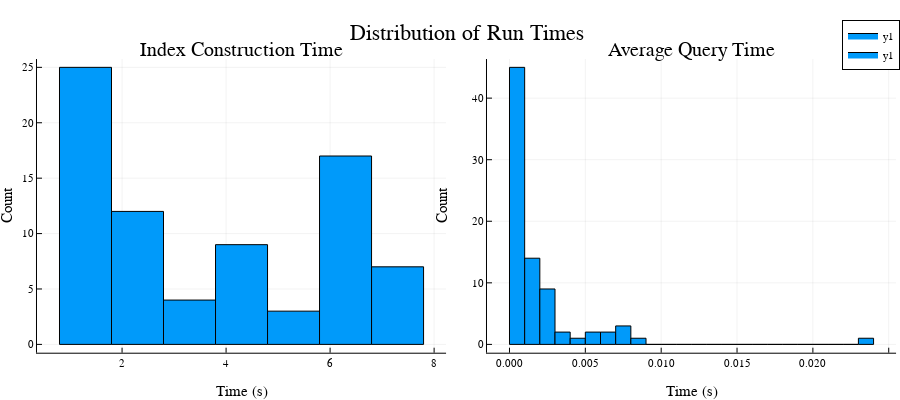

This figure's notebook cell:
### Markdown cell above
We'll start out by looking at a simple histogram of all the index construction times to get a sense of the distribution.

### Code cell
p1 = histogram(
    indexes[:,"indexing_time"],
    title="Index Construction Time",
    xlabel="Time (s)",
    ylabel="Count",
    bins= minimum(indexes[:,"indexing_time"]):1:maximum(indexes[:,"indexing_time"]),
    legend=false
)

p2 = histogram(
    indexes[:,"index_avg_query_time"],
    title="Average Query Time",
    xlabel="Time (s)",
    ylabel="Count",
    legend=false
)

plot([p1,p2]..., layout=(1,2), size=(900,400), plot_title = "Distribution of Run Times")

### Figure 1 — Plotly figure (JSON) as saved in the notebook; plotly's stock layout.template omitted (floating-point values rounded to 4 significant figures)
{"data": [{"fill": "tozeroy", "fillcolor": "rgba(0, 154, 250, 1.000)", "legendgroup": "y1", "line": {"color": "rgba(0, 0, 0, 1.000)", "dash": "solid", "width": 1}, "mode": "lines", "name": "y1", "showlegend": true, "type": "scatter", "x": [0.7969, 0.7969, 1.797, 1.797, 0.7969, 0.7969], "xaxis": "x1", "y": [25, 0, 0, 25, 25, 25], "yaxis": "y1"}, {"fill": "tozeroy", "fillcolor": "rgba(0, 154, 250, 1.000)", "legendgroup": "y1", "line": {"color": "rgba(0, 0, 0, 1.000)", "dash": "solid", "width": 1}, "mode": "lines", "name": "y1", "showlegend": false, "type": "scatter", "x": [1.797, 1.797, 2.797, 2.797, 1.797, 1.797], "xaxis": "x1", "y": [12, 0, 0, 12, 12, 12], "yaxis": "y1"}, {"fill": "tozeroy", "fillcolor": "rgba(0, 154, 250, 1.000)", "legendgroup": "y1", "line": {"color": "rgba(0, 0, 0, 1.000)", "dash": "solid", "width": 1}, "mode": "lines", "name": "y1", "showlegend": false, "type": "scatter", "x": [2.797, 2.797, 3.797, 3.797, 2.797, 2.797], "xaxis": "x1", "y": [4, 0, 0, 4, 4, 4], "yaxis": "y1"}, {"fill": "tozeroy", "fillcolor": "rgba(0, 154, 250, 1.000)", "legendgroup": "y1", "line": {"color": "rgba(0, 0, 0, 1.000)", "dash": "solid", "width": 1}, "mode": "lines", "name": "y1", "showlegend": false, "type": "scatter", "x": [3.797, 3.797, 4.797, 4.797, 3.797, 3.797], "xaxis": "x1", "y": [9, 0, 0, 9, 9, 9], "yaxis": "y1"}, {"fill": "tozeroy", "fillcolor": "rgba(0, 154, 250, 1.000)", "legendgroup": "y1", "line": {"color": "rgba(0, 0, 0, 1.000)", "dash": "solid", "width": 1}, "mode": "lines", "name": "y1", "showlegend": false, "type": "scatter", "x": [4.797, 4.797, 5.797, 5.797, 4.797, 4.797], "xaxis": "x1", "y": [3, 0, 0, 3, 3, 3], "yaxis": "y1"}, {"fill": "tozeroy", "fillcolor": "rgba(0, 154, 250, 1.000)", "legendgroup": "y1", "line": {"color": "rgba(0, 0, 0, 1.000)", "dash": "solid", "width": 1}, "mode": "lines", "name": "y1", "showlegend": false, "type": "scatter", "x": [5.797, 5.797, 6.797, 6.797, 5.797, 5.797], "xaxis": "x1", "y": [17, 0, 0, 17, 17, 17], "yaxis": "y1"}, {"fill": "tozeroy", "fillcolor": "rgba(0, 154, 250, 1.000)", "legendgroup": "y1", "line": {"color": "rgba(0, 0, 0, 1.000)", "dash": "solid", "width": 1}, "mode": "lines", "name": "y1", "showlegend": false, "type": "scatter", "x": [6.797, 6.797, 7.797, 7.797, 6.797, 6.797], "xaxis": "x1", "y": [7, 0, 0, 7, 7, 7], "yaxis": "y1"}, {"colorbar": {"title": ""}, "legendgroup": "y1", "marker": {"color": "rgba(0, 154, 250, 0.000)", "line": {"color": "rgba(0, 0, 0, 0.000)", "width": 1}, "size": 0, "symbol": "circle"}, "mode": "markers", "name": "y1", "showlegend": false, "type": "scatter", "x": [1.297, 2.297, 3.297, 4.297, 5.297, 6.297, 7.297], "xaxis": "x1", "y": [25, 12, 4, 9, 3, 17, 7], "yaxis": "y1", "zmax": null, "zmin": null}, {"fill": "tozeroy", "fillcolor": "rgba(0, 154, 250, 1.000)", "legendgroup": "y1", "line": {"color": "rgba(0, 0, 0, 1.000)", "dash": "solid", "width": 1}, "mode": "lines", "name": "y1", "showlegend": true, "type": "scatter", "x": [0, 0, 0.001, 0.001, 0, 0], "xaxis": "x2", "y": [45, 0, 0, 45, 45, 45], "yaxis": "y2"}, {"fill": "tozeroy", "fillcolor": "rgba(0, 154, 250, 1.000)", "legendgroup": "y1", "line": {"color": "rgba(0, 0, 0, 1.000)", "dash": "solid", "width": 1}, "mode": "lines", "name": "y1", "showlegend": false, "type": "scatter", "x": [0.001, 0.001, 0.002, 0.002, 0.001, 0.001], "xaxis": "x2", "y": [14, 0, 0, 14, 14, 14], "yaxis": "y2"}, {"fill": "tozeroy", "fillcolor": "rgba(0, 154, 250, 1.000)", "legendgroup": "y1", "line": {"color": "rgba(0, 0, 0, 1.000)", "dash": "solid", "width": 1}, "mode": "lines", "name": "y1", "showlegend": false, "type": "scatter", "x": [0.002, 0.002, 0.003, 0.003, 0.002, 0.002], "xaxis": "x2", "y": [9, 0, 0, 9, 9, 9], "yaxis": "y2"}, {"fill": "tozeroy", "fillcolor": "rgba(0, 154, 250, 1.000)", "legendgroup": "y1", "line": {"color": "rgba(0, 0, 0, 1.000)", "dash": "solid", "width": 1}, "mode": "lines", "name": "y1", "showlegend": false, "type": "scatter", "x": [0.003, 0.003, 0.004, 0.004, 0.003, 0.003], "xaxis": "x2", "y": [2, 0, 0, 2, 2, 2], "yaxis": "y2"}, {"fill": "tozeroy", "fillcolor": "rgba(0, 154, 250, 1.000)", "legendgroup": "y1", "line": {"color": "rgba(0, 0, 0, 1.000)", "dash": "solid", "width": 1}, "mode": "lines", "name": "y1", "showlegend": false, "type": "scatter", "x": [0.004, 0.004, 0.005, 0.005, 0.004, 0.004], "xaxis": "x2", "y": [1, 0, 0, 1, 1, 1], "yaxis": "y2"}, {"fill": "tozeroy", "fillcolor": "rgba(0, 154, 250, 1.000)", "legendgroup": "y1", "line": {"color": "rgba(0, 0, 0, 1.000)", "dash": "solid", "width": 1}, "mode": "lines", "name": "y1", "showlegend": false, "type": "scatter", "x": [0.005, 0.005, 0.006, 0.006, 0.005, 0.005], "xaxis": "x2", "y": [2, 0, 0, 2, 2, 2], "yaxis": "y2"}, {"fill": "tozeroy", "fillcolor": "rgba(0, 154, 250, 1.000)", "legendgroup": "y1", "line": {"color": "rgba(0, 0, 0, 1.000)", "dash": "solid", "width": 1}, "mode": "lines", "name": "y1", "showlegend": false, "type": "scatter", "x": [0.006, 0.006, 0.007, 0.007, 0.006, 0.006], "xaxis": "x2", "y": [2, 0, 0, 2, 2, 2], "yaxis": "y2"}, {"fill": "tozeroy", "fillcolor": "rgba(0, 154, 250, 1.000)", "legendgroup": "y1", "line": {"color": "rgba(0, 0, 0, 1.000)", "dash": "solid", "width": 1}, "mode": "lines", "name": "y1", "showlegend": false, "type": "scatter", "x": [0.007, 0.007, 0.008, 0.008, 0.007, 0.007], "xaxis": "x2", "y": [3, 0, 0, 3, 3, 3], "yaxis": "y2"}, {"fill": "tozeroy", "fillcolor": "rgba(0, 154, 250, 1.000)", "legendgroup": "y1", "line": {"color": "rgba(0, 0, 0, 1.000)", "dash": "solid", "width": 1}, "mode": "lines", "name": "y1", "showlegend": false, "type": "scatter", "x": [0.008, 0.008, 0.009, 0.009, 0.008, 0.008], "xaxis": "x2", "y": [1, 0, 0, 1, 1, 1], "yaxis": "y2"}, {"fill": "tozeroy", "fillcolor": "rgba(0, 154, 250, 1.000)", "legendgroup": "y1", "line": {"color": "rgba(0, 0, 0, 1.000)", "dash": "solid", "width": 1}, "mode": "lines", "name": "y1", "showlegend": false, "type": "scatter", "x": [0.009, 0.009, 0.01, 0.01, 0.009, 0.009], "xaxis": "x2", "y": [0, 0, 0, 0, 0, 0], "yaxis": "y2"}, {"fill": "tozeroy", "fillcolor": "rgba(0, 154, 250, 1.000)", "legendgroup": "y1", "line": {"color": "rgba(0, 0, 0, 1.000)", "dash": "solid", "width": 1}, "mode": "lines", "name": "y1", "showlegend": false, "type": "scatter", "x": [0.01, 0.01, 0.011, 0.011, 0.01, 0.01], "xaxis": "x2", "y": [0, 0, 0, 0, 0, 0], "yaxis": "y2"}, {"fill": "tozeroy", "fillcolor": "rgba(0, 154, 250, 1.000)", "legendgroup": "y1", "line": {"color": "rgba(0, 0, 0, 1.000)", "dash": "solid", "width": 1}, "mode": "lines", "name": "y1", "showlegend": false, "type": "scatter", "x": [0.011, 0.011, 0.012, 0.012, 0.011, 0.011], "xaxis": "x2", "y": [0, 0, 0, 0, 0, 0], "yaxis": "y2"}, {"fill": "tozeroy", "fillcolor": "rgba(0, 154, 250, 1.000)", "legendgroup": "y1", "line": {"color": "rgba(0, 0, 0, 1.000)", "dash": "solid", "width": 1}, "mode": "lines", "name": "y1", "showlegend": false, "type": "scatter", "x": [0.012, 0.012, 0.013, 0.013, 0.012, 0.012], "xaxis": "x2", "y": [0, 0, 0, 0, 0, 0], "yaxis": "y2"}, {"fill": "tozeroy", "fillcolor": "rgba(0, 154, 250, 1.000)", "legendgroup": "y1", "line": {"color": "rgba(0, 0, 0, 1.000)", "dash": "solid", "width": 1}, "mode": "lines", "name": "y1", "showlegend": false, "type": "scatter", "x": [0.013, 0.013, 0.014, 0.014, 0.013, 0.013], "xaxis": "x2", "y": [0, 0, 0, 0, 0, 0], "yaxis": "y2"}, {"fill": "tozeroy", "fillcolor": "rgba(0, 154, 250, 1.000)", "legendgroup": "y1", "line": {"color": "rgba(0, 0, 0, 1.000)", "dash": "solid", "width": 1}, "mode": "lines", "name": "y1", "showlegend": false, "type": "scatter", "x": [0.014, 0.014, 0.015, 0.015, 0.014, 0.014], "xaxis": "x2", "y": [0, 0, 0, 0, 0, 0], "yaxis": "y2"}, {"fill": "tozeroy", "fillcolor": "rgba(0, 154, 250, 1.000)", "legendgroup": "y1", "line": {"color": "rgba(0, 0, 0, 1.000)", "dash": "solid", "width": 1}, "mode": "lines", "name": "y1", "showlegend": false, "type": "scatter", "x": [0.015, 0.015, 0.016, 0.016, 0.015, 0.015], "xaxis": "x2", "y": [0, 0, 0, 0, 0, 0], "yaxis": "y2"}, {"fill": "tozeroy", "fillcolor": "rgba(0, 154, 250, 1.000)", "legendgroup": "y1", "line": {"color": "rgba(0, 0, 0, 1.000)", "dash": "solid", "width": 1}, "mode": "lines", "name": "y1", "showlegend": false, "type": "scatter", "x": [0.016, 0.016, 0.017, 0.017, 0.016, 0.016], "xaxis": "x2", "y": [0, 0, 0, 0, 0, 0], "yaxis": "y2"}, {"fill": "tozeroy", "fillcolor": "rgba(0, 154, 250, 1.000)", "legendgroup": "y1", "line": {"color": "rgba(0, 0, 0, 1.000)", "dash": "solid", "width": 1}, "mode": "lines", "name": "y1", "showlegend": false, "type": "scatter", "x": [0.017, 0.017, 0.018, 0.018, 0.017, 0.017], "xaxis": "x2", "y": [0, 0, 0, 0, 0, 0], "yaxis": "y2"}, {"fill": "tozeroy", "fillcolor": "rgba(0, 154, 250, 1.000)", "legendgroup": "y1", "line": {"color": "rgba(0, 0, 0, 1.000)", "dash": "solid", "width": 1}, "mode": "lines", "name": "y1", "showlegend": false, "type": "scatter", "x": [0.018, 0.018, 0.019, 0.019, 0.018, 0.018], "xaxis": "x2", "y": [0, 0, 0, 0, 0, 0], "yaxis": "y2"}, {"fill": "tozeroy", "fillcolor": "rgba(0, 154, 250, 1.000)", "legendgroup": "y1", "line": {"color": "rgba(0, 0, 0, 1.000)", "dash": "solid", "width": 1}, "mode": "lines", "name": "y1", "showlegend": false, "type": "scatter", "x": [0.019, 0.019, 0.02, 0.02, 0.019, 0.019], "xaxis": "x2", "y": [0, 0, 0, 0, 0, 0], "yaxis": "y2"}, {"fill": "tozeroy", "fillcolor": "rgba(0, 154, 250, 1.000)", "legendgroup": "y1", "line": {"color": "rgba(0, 0, 0, 1.000)", "dash": "solid", "width": 1}, "mode": "lines", "name": "y1", "showlegend": false, "type": "scatter", "x": [0.02, 0.02, 0.021, 0.021, 0.02, 0.02], "xaxis": "x2", "y": [0, 0, 0, 0, 0, 0], "yaxis": "y2"}, {"fill": "tozeroy", "fillcolor": "rgba(0, 154, 250, 1.000)", "legendgroup": "y1", "line": {"color": "rgba(0, 0, 0, 1.000)", "dash": "solid", "width": 1}, "mode": "lines", "name": "y1", "showlegend": false, "type": "scatter", "x": [0.021, 0.021, 0.022, 0.022, 0.021, 0.021], "xaxis": "x2", "y": [0, 0, 0, 0, 0, 0], "yaxis": "y2"}, {"fill": "tozeroy", "fillcolor": "rgba(0, 154, 250, 1.000)", "legendgroup": "y1", "line": {"color": "rgba(0, 0, 0, 1.000)", "dash": "solid", "width": 1}, "mode": "lines", "name": "y1", "showlegend": false, "type": "scatter", "x": [0.022, 0.022, 0.023, 0.023, 0.022, 0.022], "xaxis": "x2", "y": [0, 0, 0, 0, 0, 0], "yaxis": "y2"}, {"fill": "tozeroy", "fillcolor": "rgba(0, 154, 250, 1.000)", "legendgroup": "y1", "line": {"color": "rgba(0, 0, 0, 1.000)", "dash": "solid", "width": 1}, "mode": "lines", "name": "y1", "showlegend": false, "type": "scatter", "x": [0.023, 0.023, 0.024, 0.024, 0.023, 0.023], "xaxis": "x2", "y": [1, 0, 0, 1, 1, 1], "yaxis": "y2"}, {"colorbar": {"title": ""}, "legendgroup": "y1", "marker": {"color": "rgba(0, 154, 250, 0.000)", "line": {"color": "rgba(0, 0, 0, 0.000)", "width": 1}, "size": 0, "symbol": "circle"}, "mode": "markers", "name": "y1", "showlegend": false, "type": "scatter", "x": [0.0005, 0.0015, 0.0025, 0.0035, 0.0045, 0.0055, 0.0065, 0.0075, 0.0085, 0.0095, 0.0105, 0.0115, 0.0125, 0.0135, 0.0145, 0.0155, 0.0165, 0.0175, 0.0185, 0.0195, 0.0205, 0.0215, 0.0225, 0.0235], "xaxis": "x2", "y": [45, 14, 9, 2, 1, 2, 2, 3, 1, 0, 0, 0, 0, 0, 0, 0, 0, 0, 0, 0, 0, 0, 0, 1], "yaxis": "y2", "zmax": null, "zmin": null}], "layout": {"annotations": [{"font": {"color": "rgba(0, 0, 0, 1.000)", "family": "sans-serif", "size": 20}, "rotation": 0, "showarrow": false, "text": "Index Construction Time", "x": 0.2684, "xanchor": "center", "xref": "paper", "y": 0.95, "yanchor": "top", "yref": "paper"}, {"font": {"color": "rgba(0, 0, 0, 1.000)", "family": "sans-serif", "size": 20}, "rotation": 0, "showarrow": false, "text": "Average Query Time", "x": 0.7684, "xanchor": "center", "xref": "paper", "y": 0.95, "yanchor": "top", "yref": "paper"}, {"font": {"color": "rgba(0, 0, 0, 1.000)", "family": "sans-serif", "size": 22}, "rotation": 0, "showarrow": false, "text": "Distribution of Run Times", "x": 0.5184, "xanchor": "center", "xref": "paper", "y": 1, "yanchor": "top", "yref": "paper"}], "height": 400, "legend": {"bgcolor": "rgba(255, 255, 255, 1.000)", "bordercolor": "rgba(0, 0, 0, 1.000)", "borderwidth": 1, "font": {"color": "rgba(0, 0, 0, 1.000)", "family": "sans-serif", "size": 11}, "title": {"font": {"color": "rgba(0, 0, 0, 1.000)", "family": "sans-serif", "size": 15}, "text": ""}, "tracegroupgap": 0, "traceorder": "normal", "x": 1, "xanchor": "auto", "y": 1, "yanchor": "auto"}, "margin": {"b": 20, "l": 0, "r": 0, "t": 20}, "paper_bgcolor": "rgba(255, 255, 255, 1.000)", "plot_bgcolor": "rgba(255, 255, 255, 1.000)", "showlegend": true, "width": 900, "xaxis1": {"anchor": "y1", "domain": [0.0411, 0.4956], "gridcolor": "rgba(0, 0, 0, 0.100)", "gridwidth": 0.5, "linecolor": "rgba(0, 0, 0, 1.000)", "mirror": false, "range": [0.3643, 8.23], "showgrid": true, "showline": true, "showticklabels": true, "tickangle": 0, "tickcolor": "rgb(0, 0, 0)", "tickfont": {"color": "rgba(0, 0, 0, 1.000)", "family": "sans-serif", "size": 11}, "tickmode": "array", "ticks": "inside", "ticktext": ["2", "4", "6", "8"], "tickvals": [2, 4, 6, 8], "title": "Time (s)", "titlefont": {"color": "rgba(0, 0, 0, 1.000)", "family": "sans-serif", "size": 15}, "type": "-", "visible": true, "zeroline": false, "zerolinecolor": "rgba(0, 0, 0, 1.000)"}, "xaxis2": {"anchor": "y2", "domain": [0.5411, 0.9956], "gridcolor": "rgba(0, 0, 0, 0.100)", "gridwidth": 0.5, "linecolor": "rgba(0, 0, 0, 1.000)", "mirror": false, "range": [-0.001483, 0.02548], "showgrid": true, "showline": true, "showticklabels": true, "tickangle": 0, "tickcolor": "rgb(0, 0, 0)", "tickfont": {"color": "rgba(0, 0, 0, 1.000)", "family": "sans-serif", "size": 11}, "tickmode": "array", "ticks": "inside", "ticktext": ["0.000", "0.005", "0.010", "0.015", "0.020", "0.025"], "tickvals": [0, 0.005, 0.01, 0.015, 0.02, 0.025], "title": "Time (s)", "titlefont": {"color": "rgba(0, 0, 0, 1.000)", "family": "sans-serif", "size": 15}, "type": "-", "visible": true, "zeroline": false, "zerolinecolor": "rgba(0, 0, 0, 1.000)"}, "xaxis3": {"anchor": "y3", "domain": [0.0411, 0.9956], "gridcolor": "rgba(0, 0, 0, 0.100)", "gridwidth": 0.5, "linecolor": "rgba(0, 0, 0, 1.000)", "mirror": false, "range": [0, 1], "showgrid": true, "showline": false, "showticklabels": true, "tickangle": 0, "tickcolor": "rgb(0, 0, 0)", "tickfont": {"color": "rgba(0, 0, 0, 1.000)", "family": "sans-serif", "size": 11}, "tickmode": "array", "ticks": "inside", "ticktext": ["0.0", "0.2", "0.4", "0.6", "0.8", "1.0"], "tickvals": [0, 0.2, 0.4, 0.6, 0.8, 1], "title": "", "titlefont": {"color": "rgba(0, 0, 0, 1.000)", "family": "sans-serif", "size": 15}, "type": "-", "visible": false, "zeroline": false, "zerolinecolor": "rgba(0, 0, 0, 1.000)"}, "yaxis1": {"anchor": "x1", "domain": [0.07581, 0.8915], "gridcolor": "rgba(0, 0, 0, 0.100)", "gridwidth": 0.5, "linecolor": "rgba(0, 0, 0, 1.000)", "mirror": false, "range": [-0.75, 25.75], "showgrid": true, "showline": true, "showticklabels": true, "tickangle": 0, "tickcolor": "rgb(0, 0, 0)", "tickfont": {"color": "rgba(0, 0, 0, 1.000)", "family": "sans-serif", "size": 11}, "tickmode": "array", "ticks": "inside", "ticktext": ["0", "5", "10", "15", "20", "25"], "tickvals": [0, 5, 10, 15, 20, 25], "title": "Count", "titlefont": {"color": "rgba(0, 0, 0, 1.000)", "family": "sans-serif", "size": 15}, "type": "-", "visible": true, "zeroline": false, "zerolinecolor": "rgba(0, 0, 0, 1.000)"}, "yaxis2": {"anchor": "x2", "domain": [0.07581, 0.8915], "gridcolor": "rgba(0, 0, 0, 0.100)", "gridwidth": 0.5, "linecolor": "rgba(0, 0, 0, 1.000)", "mirror": false, "range": [-1.35, 46.35], "showgrid": true, "showline": true, "showticklabels": true, "tickangle": 0, "tickcolor": "rgb(0, 0, 0)", "tickfont": {"color": "rgba(0, 0, 0, 1.000)", "family": "sans-serif", "size": 11}, "tickmode": "array", "ticks": "inside", "ticktext": ["0", "10", "20", "30", "40"], "tickvals": [0, 10, 20, 30, 40], "title": "Count", "titlefont": {"color": "rgba(0, 0, 0, 1.000)", "family": "sans-serif", "size": 15}, "type": "-", "visible": true, "zeroline": false, "zerolinecolor": "rgba(0, 0, 0, 1.000)"}, "yaxis3": {"anchor": "x3", "domain": [0.95, 1], "gridcolor": "rgba(0, 0, 0, 0.100)", "gridwidth": 0.5, "linecolor": "rgba(0, 0, 0, 1.000)", "mirror": false, "range": [0, 1], "showgrid": true, "showline": false, "showticklabels": true, "tickangle": 0, "tickcolor": "rgb(0, 0, 0)", "tickfont": {"color": "rgba(0, 0, 0, 1.000)", "family": "sans-serif", "size": 11}, "tickmode": "array", "ticks": "inside", "ticktext": ["0.0", "0.2", "0.4", "0.6", "0.8", "1.0"], "tickvals": [0, 0.2, 0.4, 0.6, 0.8, 1], "title": "", "titlefont": {"color": "rgba(0, 0, 0, 1.000)", "family": "sans-serif", "size": 15}, "type": "-", "visible": false, "zeroline": false, "zerolinecolor": "rgba(0, 0, 0, 1.000)"}}}
